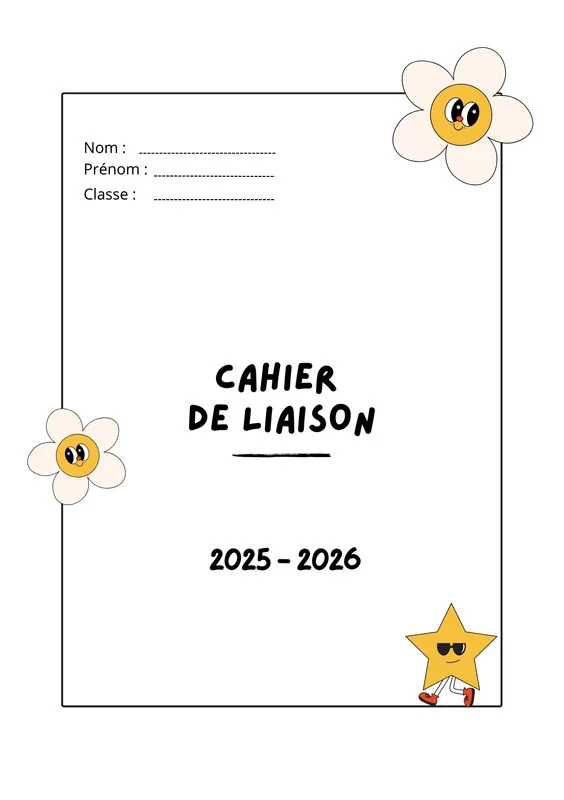
#> input picture Rapports/TICE/03-02-2026/PageGarde/pageGarde.png, 564 x 800 px
$ python img_pdf_garde.py
#> lines starting #> are read from the running program, lines starting #| are printed output that depends on the picture
from PIL import Image

# Chemin de l'image PNG
png_file = "pageGarde.png"
pdf_file = "pageGarde.pdf"


# Taille de la page en pouces
page_width_inch = 7.8
page_height_inch = 11
dpi = 300

# Convertir la taille de la page en pixels
page_width_px = int(page_width_inch * dpi)
page_height_px = int(page_height_inch * dpi)

# --- 1. Ouvrir et redimensionner l'image pour couvrir toute la page ---
img = Image.open(png_file)
#> img is the input picture: PIL image 564x800 RGB; mean R, G, B 248, 246.9, 244.9

# Calcul des ratios pour couvrir la page
ratio_w = page_width_px / img.width
#> ratio_w = 4.15
ratio_h = page_height_px / img.height
#> ratio_h = 4.12
scale = max(ratio_w, ratio_h)
#> scale = 4.15

# Redimensionner
new_width = int(img.width * scale)
#> new_width = 2340
new_height = int(img.height * scale)
#> new_height = 3319
img_resized = img.resize((new_width, new_height), Image.LANCZOS)

# Recadrer pour correspondre à la page
left = (new_width - page_width_px) // 2
#> left = 0
top = (new_height - page_height_px) // 2
#> top = 9
right = left + page_width_px
#> right = 2340
bottom = top + page_height_px
#> bottom = 3309
img_cropped = img_resized.crop((left, top, right, bottom))
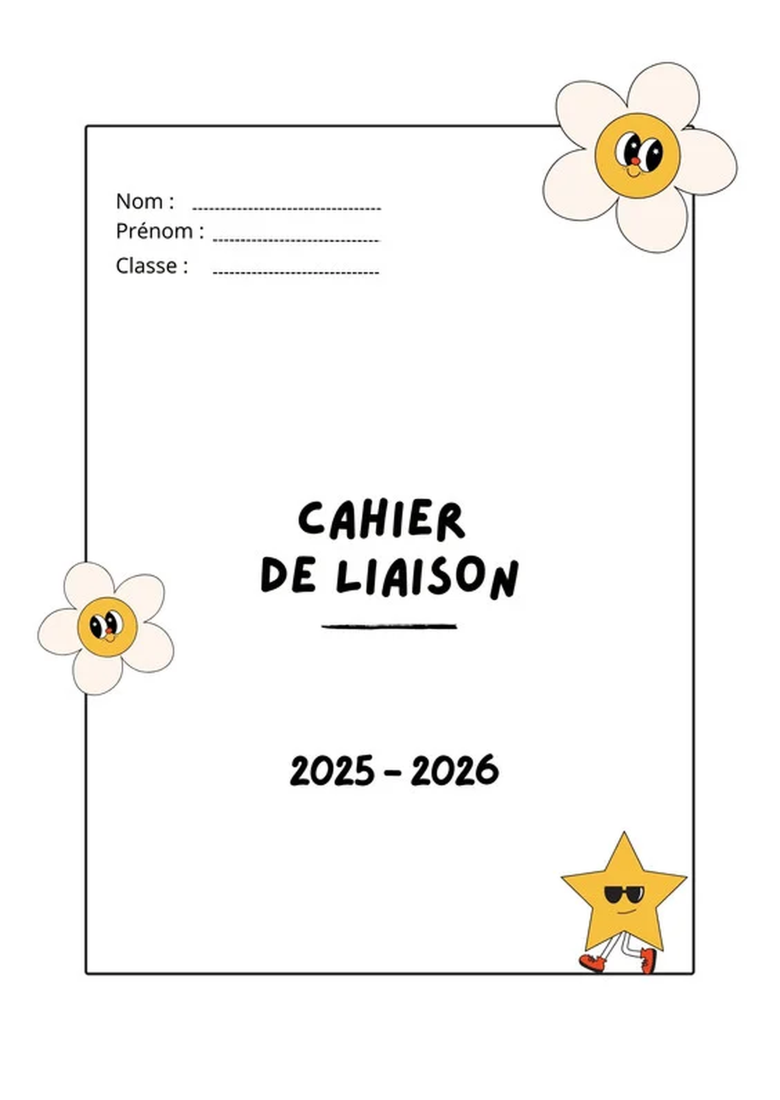
#> img_cropped: PIL image 2340x3300 RGB (shown at 1/3 size); mean R, G, B 247.9, 246.8, 244.8

# --- 2. Créer une page blanche ---
white_page = Image.new("RGB", (page_width_px, page_height_px), "white")
#> white_page: PIL image 2340x3300 RGB; every value is 255

# --- 3. Sauvegarder les deux pages dans un PDF ---
img_cropped.save(pdf_file, "PDF", resolution=dpi, save_all=True, append_images=[white_page])

print(f"PDF créé avec 2 pages : {pdf_file}")
